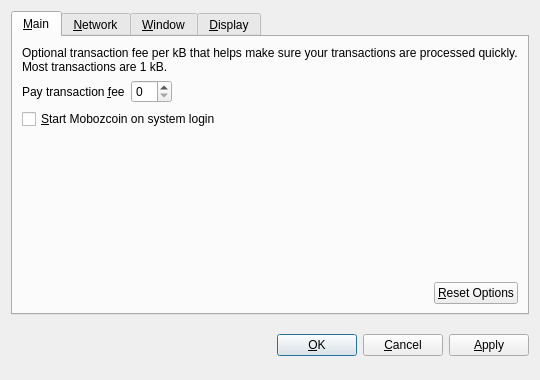
<?xml version="1.0" encoding="UTF-8"?>
<ui version="4.0">
 <class>OptionsDialog</class>
 <widget class="QDialog" name="OptionsDialog">
  <property name="geometry">
   <rect>
    <x>0</x>
    <y>0</y>
    <width>540</width>
    <height>380</height>
   </rect>
  </property>
  <property name="windowTitle">
   <string>Options</string>
  </property>
  <property name="modal">
   <bool>true</bool>
  </property>
  <layout class="QVBoxLayout" name="verticalLayout">
   <item>
    <widget class="QTabWidget" name="tabWidget">
     <property name="tabPosition">
      <enum>QTabWidget::North</enum>
     </property>
     <property name="currentIndex">
      <number>0</number>
     </property>
     <widget class="QWidget" name="tabMain">
      <attribute name="title">
       <string>&amp;Main</string>
      </attribute>
      <layout class="QVBoxLayout" name="verticalLayout_Main">
       <item>
        <widget class="QLabel" name="transactionFeeInfoLabel">
         <property name="text">
          <string>Optional transaction fee per kB that helps make sure your transactions are processed quickly. Most transactions are 1 kB.</string>
         </property>
         <property name="textFormat">
          <enum>Qt::PlainText</enum>
         </property>
         <property name="wordWrap">
          <bool>true</bool>
         </property>
        </widget>
       </item>
       <item>
        <layout class="QHBoxLayout" name="horizontalLayout_1_Main">
         <item>
          <widget class="QLabel" name="transactionFeeLabel">
           <property name="text">
            <string>Pay transaction &amp;fee</string>
           </property>
           <property name="textFormat">
            <enum>Qt::PlainText</enum>
           </property>
           <property name="buddy">
            <cstring>transactionFee</cstring>
           </property>
          </widget>
         </item>
         <item>
          <widget class="BitcoinAmountField" name="transactionFee"/>
         </item>
         <item>
          <spacer name="horizontalSpacer_1_Main">
           <property name="orientation">
            <enum>Qt::Horizontal</enum>
           </property>
           <property name="sizeHint" stdset="0">
            <size>
             <width>40</width>
             <height>20</height>
            </size>
           </property>
          </spacer>
         </item>
        </layout>
       </item>
       <item>
        <widget class="QCheckBox" name="bitcoinAtStartup">
         <property name="toolTip">
          <string>Automatically start Mobozcoin after logging in to the system.</string>
         </property>
         <property name="text">
          <string>&amp;Start Mobozcoin on system login</string>
         </property>
        </widget>
       </item>
       <item>
        <spacer name="verticalSpacer_Main">
         <property name="orientation">
          <enum>Qt::Vertical</enum>
         </property>
         <property name="sizeHint" stdset="0">
          <size>
           <width>20</width>
           <height>40</height>
          </size>
         </property>
        </spacer>
       </item>
       <item>
        <layout class="QHBoxLayout" name="horizontalLayout_2_Main">
         <item>
          <spacer name="horizontalSpacer_2_Main">
           <property name="orientation">
            <enum>Qt::Horizontal</enum>
           </property>
           <property name="sizeHint" stdset="0">
            <size>
             <width>40</width>
             <height>20</height>
            </size>
           </property>
          </spacer>
         </item>
         <item>
          <widget class="QPushButton" name="resetButton">
           <property name="toolTip">
            <string>Reset all client options to default.</string>
           </property>
           <property name="text">
            <string>&amp;Reset Options</string>
           </property>
           <property name="autoDefault">
            <bool>false</bool>
           </property>
          </widget>
         </item>
        </layout>
       </item>
      </layout>
     </widget>
     <widget class="QWidget" name="tabNetwork">
      <attribute name="title">
       <string>&amp;Network</string>
      </attribute>
      <layout class="QVBoxLayout" name="verticalLayout_Network">
       <item>
        <widget class="QCheckBox" name="mapPortUpnp">
         <property name="toolTip">
          <string>Automatically open the Mobozcoin client port on the router. This only works when your router supports UPnP and it is enabled.</string>
         </property>
         <property name="text">
          <string>Map port using &amp;UPnP</string>
         </property>
        </widget>
       </item>
       <item>
        <widget class="QCheckBox" name="connectSocks">
         <property name="toolTip">
          <string>Connect to the Mobozcoin network through a SOCKS proxy (e.g. when connecting through Tor).</string>
         </property>
         <property name="text">
          <string>&amp;Connect through SOCKS proxy:</string>
         </property>
        </widget>
       </item>
       <item>
        <layout class="QHBoxLayout" name="horizontalLayout_Network">
         <item>
          <widget class="QLabel" name="proxyIpLabel">
           <property name="text">
            <string>Proxy &amp;IP:</string>
           </property>
           <property name="textFormat">
            <enum>Qt::PlainText</enum>
           </property>
           <property name="buddy">
            <cstring>proxyIp</cstring>
           </property>
          </widget>
         </item>
         <item>
          <widget class="QValidatedLineEdit" name="proxyIp">
           <property name="maximumSize">
            <size>
             <width>140</width>
             <height>16777215</height>
            </size>
           </property>
           <property name="toolTip">
            <string>IP address of the proxy (e.g. 127.0.0.1)</string>
           </property>
          </widget>
         </item>
         <item>
          <widget class="QLabel" name="proxyPortLabel">
           <property name="text">
            <string>&amp;Port:</string>
           </property>
           <property name="textFormat">
            <enum>Qt::PlainText</enum>
           </property>
           <property name="buddy">
            <cstring>proxyPort</cstring>
           </property>
          </widget>
         </item>
         <item>
          <widget class="QLineEdit" name="proxyPort">
           <property name="maximumSize">
            <size>
             <width>55</width>
             <height>16777215</height>
            </size>
           </property>
           <property name="toolTip">
            <string>Port of the proxy (e.g. 9050)</string>
           </property>
          </widget>
         </item>
         <item>
          <widget class="QLabel" name="socksVersionLabel">
           <property name="text">
            <string>SOCKS &amp;Version:</string>
           </property>
           <property name="textFormat">
            <enum>Qt::PlainText</enum>
           </property>
           <property name="buddy">
            <cstring>socksVersion</cstring>
           </property>
          </widget>
         </item>
         <item>
          <widget class="QValueComboBox" name="socksVersion">
           <property name="toolTip">
            <string>SOCKS version of the proxy (e.g. 5)</string>
           </property>
          </widget>
         </item>
         <item>
          <spacer name="horizontalSpacer_Network">
           <property name="orientation">
            <enum>Qt::Horizontal</enum>
           </property>
           <property name="sizeHint" stdset="0">
            <size>
             <width>40</width>
             <height>20</height>
            </size>
           </property>
          </spacer>
         </item>
        </layout>
       </item>
       <item>
        <spacer name="verticalSpacer_Network">
         <property name="orientation">
          <enum>Qt::Vertical</enum>
         </property>
         <property name="sizeHint" stdset="0">
          <size>
           <width>20</width>
           <height>40</height>
          </size>
         </property>
        </spacer>
       </item>
      </layout>
     </widget>
     <widget class="QWidget" name="tabWindow">
      <attribute name="title">
       <string>&amp;Window</string>
      </attribute>
      <layout class="QVBoxLayout" name="verticalLayout_Window">
       <item>
        <widget class="QCheckBox" name="minimizeToTray">
         <property name="toolTip">
          <string>Show only a tray icon after minimizing the window.</string>
         </property>
         <property name="text">
          <string>&amp;Minimize to the tray instead of the taskbar</string>
         </property>
        </widget>
       </item>
       <item>
        <widget class="QCheckBox" name="minimizeOnClose">
         <property name="toolTip">
          <string>Minimize instead of exit the application when the window is closed. When this option is enabled, the application will be closed only after selecting Quit in the menu.</string>
         </property>
         <property name="text">
          <string>M&amp;inimize on close</string>
         </property>
        </widget>
       </item>
       <item>
        <spacer name="verticalSpacer_Window">
         <property name="orientation">
          <enum>Qt::Vertical</enum>
         </property>
         <property name="sizeHint" stdset="0">
          <size>
           <width>20</width>
           <height>40</height>
          </size>
         </property>
        </spacer>
       </item>
      </layout>
     </widget>
     <widget class="QWidget" name="tabDisplay">
      <attribute name="title">
       <string>&amp;Display</string>
      </attribute>
      <layout class="QVBoxLayout" name="verticalLayout_Display">
       <item>
        <layout class="QHBoxLayout" name="horizontalLayout_1_Display">
         <item>
          <widget class="QLabel" name="langLabel">
           <property name="text">
            <string>User Interface &amp;language:</string>
           </property>
           <property name="textFormat">
            <enum>Qt::PlainText</enum>
           </property>
           <property name="buddy">
            <cstring>lang</cstring>
           </property>
          </widget>
         </item>
         <item>
          <widget class="QValueComboBox" name="lang">
           <property name="toolTip">
            <string>The user interface language can be set here. This setting will take effect after restarting Mobozcoin.</string>
           </property>
          </widget>
         </item>
        </layout>
       </item>
       <item>
        <layout class="QHBoxLayout" name="horizontalLayout_2_Display">
         <item>
          <widget class="QLabel" name="unitLabel">
           <property name="text">
            <string>&amp;Unit to show amounts in:</string>
           </property>
           <property name="textFormat">
            <enum>Qt::PlainText</enum>
           </property>
           <property name="buddy">
            <cstring>unit</cstring>
           </property>
          </widget>
         </item>
         <item>
          <widget class="QValueComboBox" name="unit">
           <property name="toolTip">
            <string>Choose the default subdivision unit to show in the interface and when sending coins.</string>
           </property>
          </widget>
         </item>
        </layout>
       </item>
       <item>
        <widget class="QCheckBox" name="displayAddresses">
         <property name="toolTip">
          <string>Whether to show Mobozcoin addresses in the transaction list or not.</string>
         </property>
         <property name="text">
          <string>&amp;Display addresses in transaction list</string>
         </property>
        </widget>
       </item>
       <item>
        <widget class="QCheckBox" name="coinControlFeatures">
         <property name="toolTip">
          <string>Whether to show coin control features or not.</string>
         </property>
         <property name="text">
          <string>Display coin &amp;control features (experts only!)</string>
         </property>
        </widget>
       </item>
       <item>
        <spacer name="verticalSpacer_Display">
         <property name="orientation">
          <enum>Qt::Vertical</enum>
         </property>
         <property name="sizeHint" stdset="0">
          <size>
           <width>20</width>
           <height>40</height>
          </size>
         </property>
        </spacer>
       </item>
      </layout>
     </widget>
    </widget>
   </item>
   <item>
    <layout class="QHBoxLayout" name="horizontalLayout_Buttons">
     <item>
      <spacer name="horizontalSpacer_1">
       <property name="orientation">
        <enum>Qt::Horizontal</enum>
       </property>
       <property name="sizeHint" stdset="0">
        <size>
         <width>40</width>
         <height>48</height>
        </size>
       </property>
      </spacer>
     </item>
     <item>
      <widget class="QLabel" name="statusLabel">
       <property name="font">
        <font>
         <weight>75</weight>
         <bold>true</bold>
        </font>
       </property>
       <property name="text">
        <string/>
       </property>
       <property name="textFormat">
        <enum>Qt::PlainText</enum>
       </property>
       <property name="wordWrap">
        <bool>true</bool>
       </property>
      </widget>
     </item>
     <item>
      <spacer name="horizontalSpacer_2">
       <property name="orientation">
        <enum>Qt::Horizontal</enum>
       </property>
       <property name="sizeHint" stdset="0">
        <size>
         <width>40</width>
         <height>48</height>
        </size>
       </property>
      </spacer>
     </item>
     <item>
      <widget class="QPushButton" name="okButton">
       <property name="text">
        <string>&amp;OK</string>
       </property>
      </widget>
     </item>
     <item>
      <widget class="QPushButton" name="cancelButton">
       <property name="text">
        <string>&amp;Cancel</string>
       </property>
       <property name="autoDefault">
        <bool>false</bool>
       </property>
      </widget>
     </item>
     <item>
      <widget class="QPushButton" name="applyButton">
       <property name="text">
        <string>&amp;Apply</string>
       </property>
       <property name="autoDefault">
        <bool>false</bool>
       </property>
      </widget>
     </item>
    </layout>
   </item>
  </layout>
 </widget>
 <customwidgets>
  <customwidget>
   <class>BitcoinAmountField</class>
   <extends>QSpinBox</extends>
   <header>bitcoinamountfield.h</header>
  </customwidget>
  <customwidget>
   <class>QValueComboBox</class>
   <extends>QComboBox</extends>
   <header>qvaluecombobox.h</header>
  </customwidget>
  <customwidget>
   <class>QValidatedLineEdit</class>
   <extends>QLineEdit</extends>
   <header>qvalidatedlineedit.h</header>
  </customwidget>
 </customwidgets>
 <resources/>
 <connections/>
</ui>
